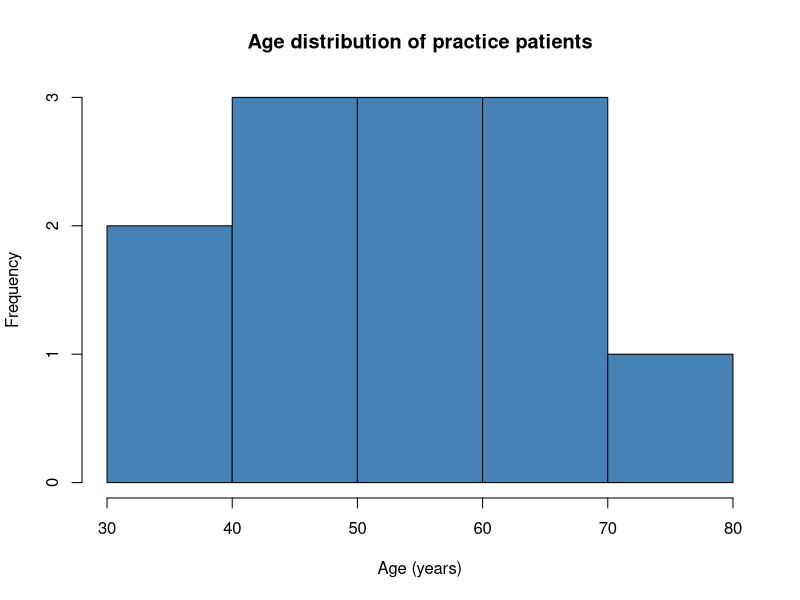
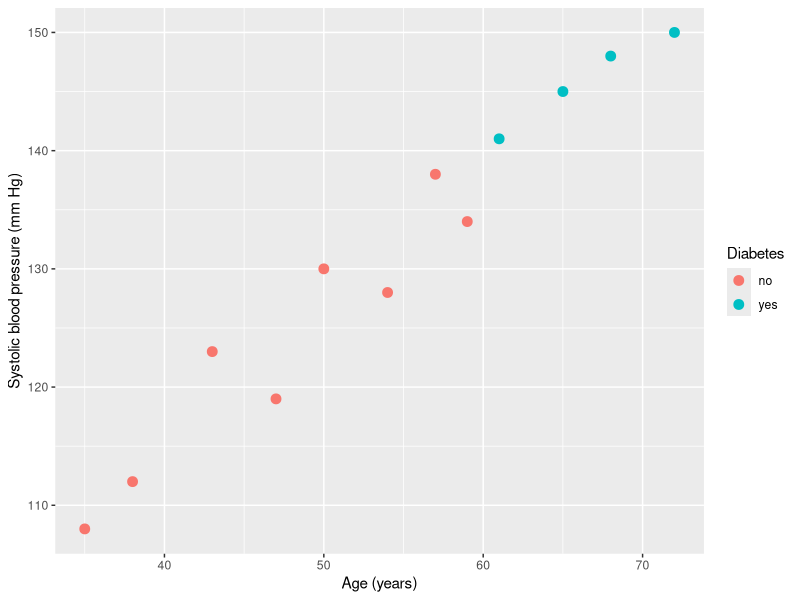

These charts were generated, in order, by the following R code:
## ---- chunk 1
patients <- read.csv("patients.csv")
head(patients)
## ---- chunk 2
hist(patients$age,
     main = "Age distribution of practice patients",
     xlab = "Age (years)",
     col  = "steelblue")
## ---- chunk 3
library(ggplot2)

ggplot(patients, aes(x = age, y = systolic_bp, colour = diabetes)) +
  geom_point(size = 3) +
  labs(x = "Age (years)", y = "Systolic blood pressure (mm Hg)",
       colour = "Diabetes")
